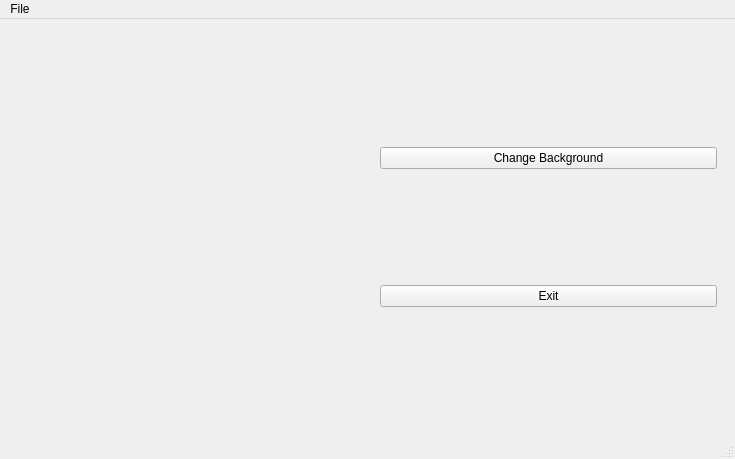
<?xml version="1.0" encoding="UTF-8"?>
<ui version="4.0">
 <class>MainWindow</class>
 <widget class="QMainWindow" name="MainWindow">
  <property name="geometry">
   <rect>
    <x>0</x>
    <y>0</y>
    <width>735</width>
    <height>459</height>
   </rect>
  </property>
  <property name="windowTitle">
   <string>MainWindow</string>
  </property>
  <widget class="QWidget" name="centralwidget">
   <layout class="QHBoxLayout" name="horizontalLayout">
    <item>
     <widget class="GLWidget" name="glwidget" native="true">
      <property name="focusPolicy">
       <enum>Qt::StrongFocus</enum>
      </property>
     </widget>
    </item>
    <item>
     <widget class="QWidget" name="btnsWidget" native="true">
      <layout class="QVBoxLayout" name="verticalLayout">
       <item>
        <widget class="QPushButton" name="btnChangeBackground">
         <property name="text">
          <string>Change Background</string>
         </property>
        </widget>
       </item>
       <item>
        <widget class="QPushButton" name="btnExit">
         <property name="text">
          <string>Exit</string>
         </property>
        </widget>
       </item>
      </layout>
     </widget>
    </item>
   </layout>
  </widget>
  <widget class="QMenuBar" name="menubar">
   <property name="geometry">
    <rect>
     <x>0</x>
     <y>0</y>
     <width>735</width>
     <height>21</height>
    </rect>
   </property>
   <widget class="QMenu" name="menuFile">
    <property name="title">
     <string>File</string>
    </property>
    <addaction name="actionOpen"/>
    <addaction name="actionExit"/>
   </widget>
   <addaction name="menuFile"/>
  </widget>
  <widget class="QStatusBar" name="statusbar"/>
  <action name="actionOpen">
   <property name="text">
    <string>Open</string>
   </property>
  </action>
  <action name="actionExit">
   <property name="text">
    <string>Exit</string>
   </property>
  </action>
 </widget>
 <customwidgets>
  <customwidget>
   <class>GLWidget</class>
   <extends>QWidget</extends>
   <header>glwidget.h</header>
   <container>1</container>
   <slots>
    <slot>toggleBackgroundColor()</slot>
    <slot>showOpenFileDialog()</slot>
   </slots>
  </customwidget>
 </customwidgets>
 <resources/>
 <connections>
  <connection>
   <sender>btnExit</sender>
   <signal>clicked()</signal>
   <receiver>MainWindow</receiver>
   <slot>close()</slot>
   <hints>
    <hint type="sourcelabel">
     <x>548</x>
     <y>296</y>
    </hint>
    <hint type="destinationlabel">
     <x>367</x>
     <y>229</y>
    </hint>
   </hints>
  </connection>
  <connection>
   <sender>btnChangeBackground</sender>
   <signal>clicked()</signal>
   <receiver>glwidget</receiver>
   <slot>toggleBackgroundColor()</slot>
   <hints>
    <hint type="sourcelabel">
     <x>548</x>
     <y>158</y>
    </hint>
    <hint type="destinationlabel">
     <x>186</x>
     <y>228</y>
    </hint>
   </hints>
  </connection>
  <connection>
   <sender>actionOpen</sender>
   <signal>triggered()</signal>
   <receiver>glwidget</receiver>
   <slot>showOpenFileDialog()</slot>
   <hints>
    <hint type="sourcelabel">
     <x>-1</x>
     <y>-1</y>
    </hint>
    <hint type="destinationlabel">
     <x>186</x>
     <y>228</y>
    </hint>
   </hints>
  </connection>
  <connection>
   <sender>actionExit</sender>
   <signal>triggered()</signal>
   <receiver>MainWindow</receiver>
   <slot>close()</slot>
   <hints>
    <hint type="sourcelabel">
     <x>-1</x>
     <y>-1</y>
    </hint>
    <hint type="destinationlabel">
     <x>367</x>
     <y>229</y>
    </hint>
   </hints>
  </connection>
 </connections>
</ui>
